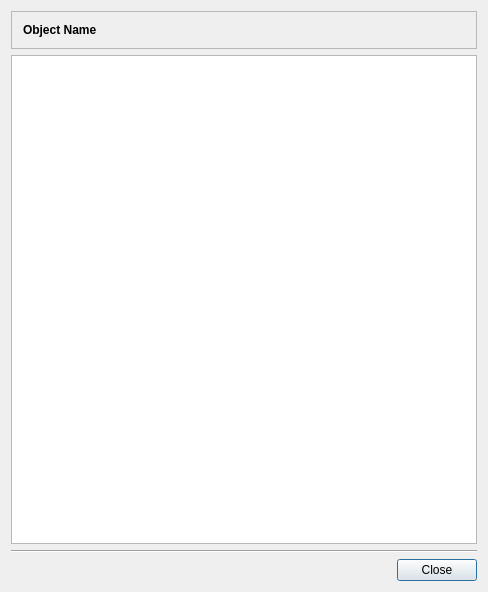
<?xml version="1.0" encoding="UTF-8"?>
<ui version="4.0">
 <class>SimpleTextView_q</class>
 <widget class="QDialog" name="SimpleTextView_q">
  <property name="geometry">
   <rect>
    <x>0</x>
    <y>0</y>
    <width>488</width>
    <height>592</height>
   </rect>
  </property>
  <property name="focusPolicy">
   <enum>Qt::FocusPolicy::StrongFocus</enum>
  </property>
  <property name="windowTitle">
   <string>Text viewer</string>
  </property>
  <layout class="QGridLayout" name="gridLayout">
   <item row="0" column="0">
    <widget class="QFrame" name="frame6">
     <property name="frameShape">
      <enum>QFrame::Shape::StyledPanel</enum>
     </property>
     <property name="frameShadow">
      <enum>QFrame::Shadow::Plain</enum>
     </property>
     <layout class="QGridLayout">
      <property name="margin" stdset="0">
       <number>11</number>
      </property>
      <item row="0" column="0">
       <widget class="QLabel" name="objectname">
        <property name="font">
         <font>
          <bold>true</bold>
         </font>
        </property>
        <property name="text">
         <string>Object Name</string>
        </property>
        <property name="wordWrap">
         <bool>false</bool>
        </property>
       </widget>
      </item>
     </layout>
    </widget>
   </item>
   <item row="1" column="0">
    <widget class="QTextBrowser" name="textview">
     <property name="openExternalLinks">
      <bool>true</bool>
     </property>
    </widget>
   </item>
   <item row="2" column="0">
    <widget class="Line" name="line2">
     <property name="frameShape">
      <enum>QFrame::Shape::HLine</enum>
     </property>
     <property name="frameShadow">
      <enum>QFrame::Shadow::Sunken</enum>
     </property>
     <property name="orientation">
      <enum>Qt::Orientation::Horizontal</enum>
     </property>
    </widget>
   </item>
   <item row="3" column="0">
    <layout class="QHBoxLayout">
     <item>
      <spacer>
       <property name="orientation">
        <enum>Qt::Orientation::Horizontal</enum>
       </property>
       <property name="sizeType">
        <enum>QSizePolicy::Policy::Expanding</enum>
       </property>
       <property name="sizeHint" stdset="0">
        <size>
         <width>91</width>
         <height>20</height>
        </size>
       </property>
      </spacer>
     </item>
     <item>
      <widget class="QPushButton" name="pushButton7">
       <property name="text">
        <string>Close</string>
       </property>
      </widget>
     </item>
    </layout>
   </item>
  </layout>
 </widget>
 <layoutdefault spacing="6" margin="11"/>
 <resources/>
 <connections>
  <connection>
   <sender>pushButton7</sender>
   <signal>released()</signal>
   <receiver>SimpleTextView_q</receiver>
   <slot>close()</slot>
   <hints>
    <hint type="sourcelabel">
     <x>20</x>
     <y>20</y>
    </hint>
    <hint type="destinationlabel">
     <x>20</x>
     <y>20</y>
    </hint>
   </hints>
  </connection>
 </connections>
</ui>
